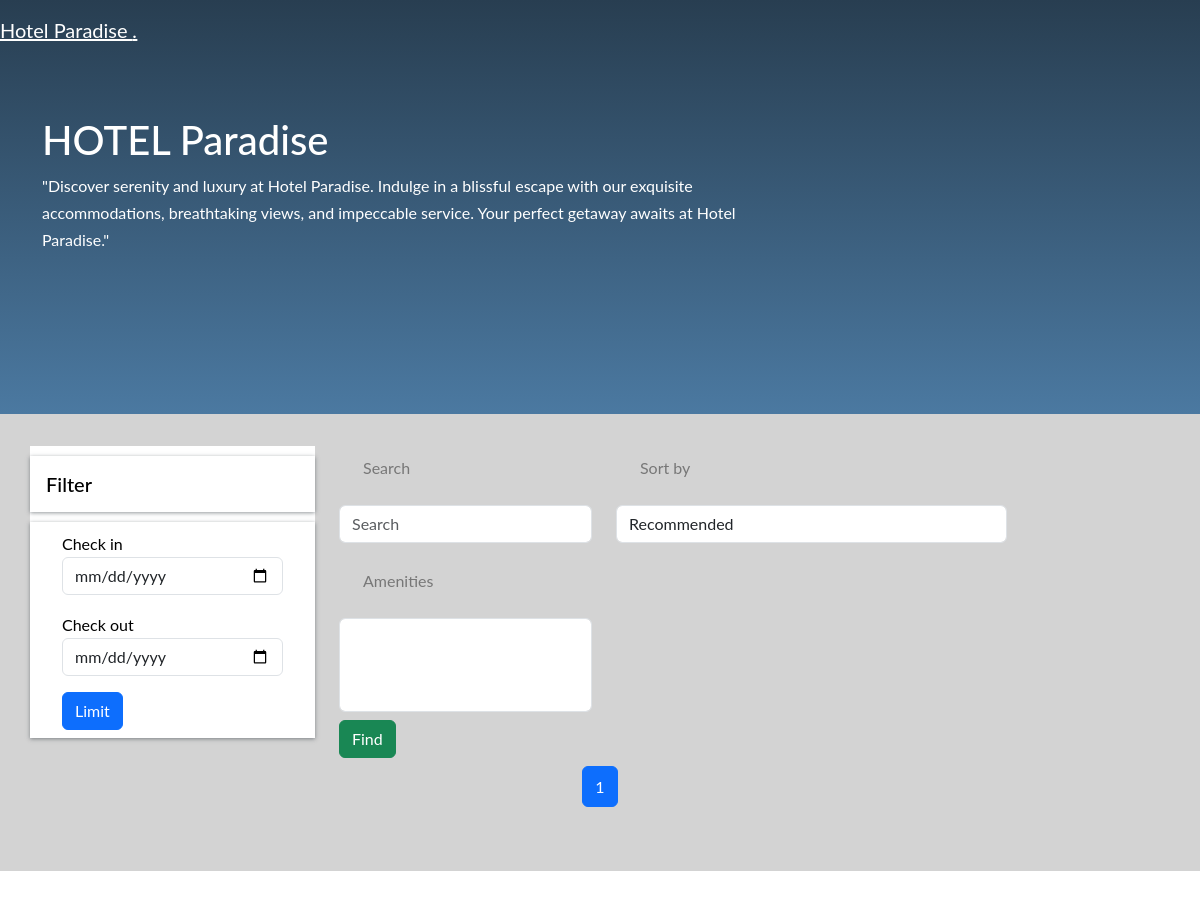
The page /hotel/?page=2 on the database as committed earlier.
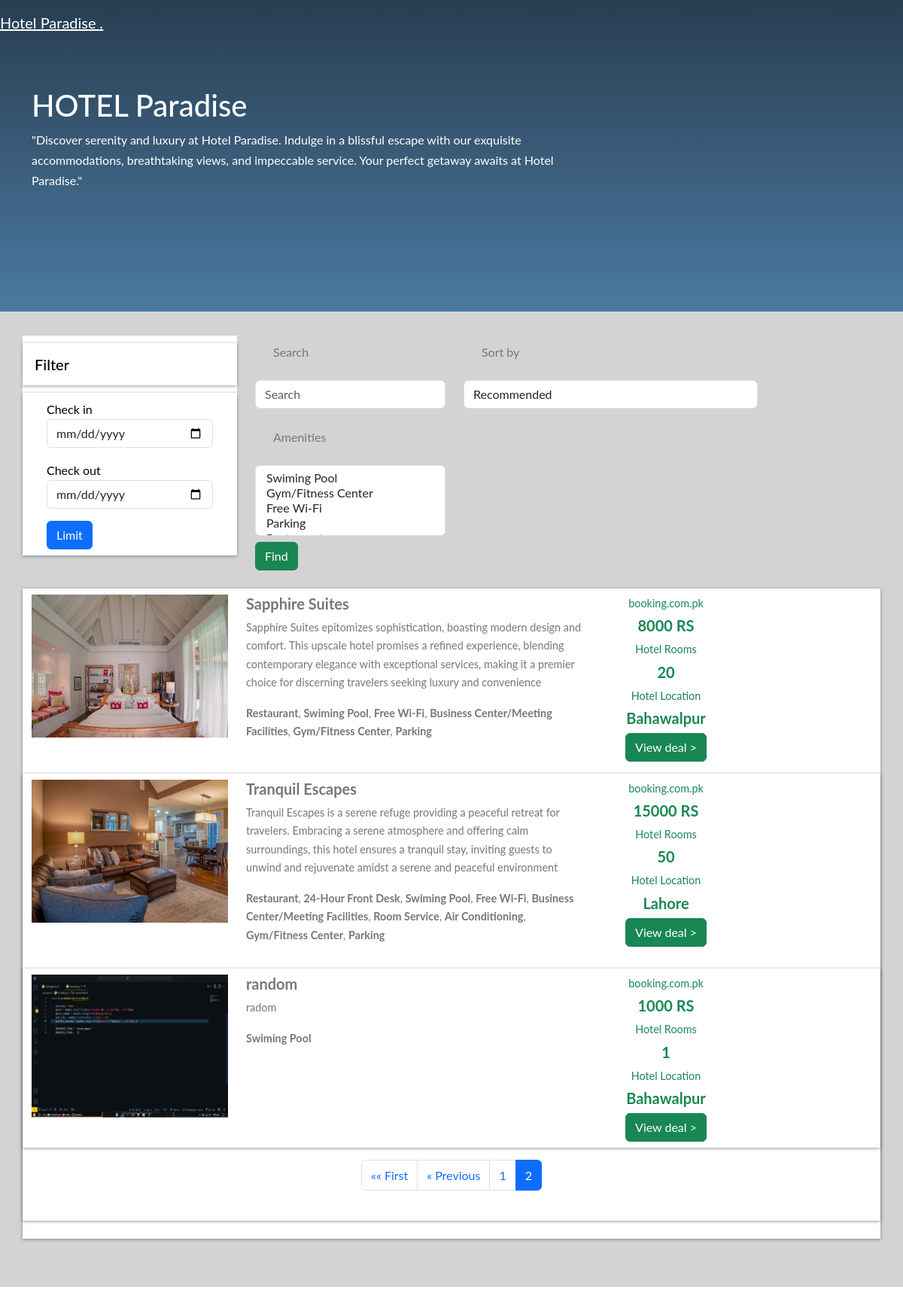
The same page on the database as committed later.
### home/models.py (models this page shows, shortened)
class BaseModel(models.Model):
    uid = models.UUIDField(default=uuid.uuid4, editable=False, unique=True, primary_key=True)
    created_at = models.DateField(auto_now_add=True)
    updated_at = models.DateField(auto_now_add=True)
    class Meta:
        abstract = True

class Hotelimages(BaseModel):
    hotel = models.ForeignKey(Hotel, related_name="images", on_delete=models.CASCADE)
    hotel_images = models.ImageField(upload_to="hotel_images")

class Hotel(BaseModel):
    hotel_name = models.CharField(max_length=100)
    hotel_price = models.PositiveIntegerField(default=1000)
    description = models.TextField(max_length=500)
    amenity_name = models.ManyToManyField(Amenities)
    room_count = models.PositiveIntegerField(default=10)
    city_name = models.ForeignKey(Cities, related_name="city_name", on_delete = models.CASCADE)
    class Meta:
        ordering = ['hotel_name']

class Amenities(BaseModel):
    amenity_name = models.CharField(max_length=100)

class Cities(BaseModel):
    city = models.CharField(max_length = 100)

### home/views.py (the view)
# urls.py: path('', views.hotel, name="hotel"),
def hotel(request):
    amenities_objs = Amenities.objects.all()
    hotel_objs = Hotel.objects.all()
    city_objs = Cities.objects.all()
    sort = request.GET.get('sort')
    search = request.GET.get('search')
    amenities = request.GET.getlist('amenities')
    checkin = request.POST.get('checkin')
    checkout = request.POST.get('checkout')
    if sort:
        if sort == "ASC":
            hotel_objs = hotel_objs.order_by('hotel_price')
        elif sort =="DSC":
            hotel_objs = hotel_objs.order_by('-hotel_price')
    if search:
        hotel_objs = hotel_objs.filter (
            Q(hotel_name__icontains = search) | # using Q objects for multiple search
            Q(room_count__icontains = search) |
            Q(description__icontains = search)
        )
    if amenities:
        hotel_objs = hotel_objs.filter(amenity_name__amenity_name__in = amenities).distinct()
    page = request.GET.get('page', 1)
    paginator = Paginator(hotel_objs, 3)
    try:
        queryset = paginator.get_page(page)
        print(queryset)
    except PageNotAnInteger:
        queryset = paginator.get_page(1)
    except EmptyPage:
        queryset = paginator.page(paginator.num_pages)
    context = {
        'amenities_objs':amenities_objs,
        'sort':sort,
        'search': search,
        'amenities':amenities,
        'city_objs':city_objs,
        'queryset':queryset
        }
    return render(request, 'index.html',context)

### home/templates/index.html (shortened to what the changed rows need)
{% extends "base.html" %}
{% block body %}
<section class="colorful jumbotron mb-0" role="banner">
    <div class="container hotels-container">
        <div class="row mt-2 justify-content-between">
            <div class="col-md-8 text-white align-self-center mb-2 p-4">
                <h1>HOTEL Paradise</h1>
            </div>
        </div>
    </div>
</section>
<section class="search-container mb-5 pb-5">
    <div class="container">
        <div class="row">
            <div class="col-lg-9 px-4">
                <form>
                <div class="row mt-3">
                    <div class="col-md-4">
                        <div class="form-inline">
                            <label class="m-4" for="exampleFormControlSelect1">Amenities</label>
                            <select class="form-control" name="amenities" id="amenitiesSelect" multiple>
                                {% for amenities_obj in amenities_objs %}
                                <option  {% if amenities_obj.amenity_name in amenities %} selected {% endif %}
                                value="{{amenities_obj.amenity_name}}">{{amenities_obj.amenity_name}}</option>
                                  {% endfor %}
                            </select>
                            <button type="submit" class="btn btn-success my-2">Find</button>
                        </div>
                    </div>
                </div>
                </div>
                {% for hotel_obj in queryset %}
                <div class="row search-card-result">
                    <div class="col-md-3">
                        {% for image in hotel_obj.images.all %}
                        <img class="img-fluid" src="/media/{{image.hotel_images}}" alt="Card image cap">
                    </div>
                    {% endfor %}
                    <div class="col-md-5">
                        <h5>{{ hotel_obj.hotel_name }}</h5>
                        <p>{{ hotel_obj.description }}</p>
                        <p>
                            {% for a in hotel_obj.amenity_name.all %}
                                <b>{{ a.amenity_name }}</b>{% if not forloop.last %}, {% endif %}
                            {% endfor %}
                        </p>
                    </div>
                    <div class="col-md-2 border-left text-center more-offers">
                        <div class="text-success">
                            <p>booking.com.pk</p>
                            <h5>{{hotel_obj.hotel_price}} RS</h5>
                            <p>Hotel Rooms</p>
                            <h5>{{hotel_obj.room_count}}</h5>
                            <p>Hotel Location</p>
                            <h5>{{ hotel_obj.city_name.city }}</h5>
                        </div>
                        <a href="hotel_details/{{hotel_obj.uid}}" class="btn btn-success">View deal ></a>
                    </div>
                    {% endfor %}
                </div>
            {% include "pagination.html" %}
{% endblock %}

Rows that differ between the two databases and show on the page:
added Hotel: hotel_name "Sapphire Suites", description "Sapphire Suites epitomizes sophistication, boasting modern design and comfort. This upscale hotel promises a refined experience, blending contemporary elegance with exceptional services, making it a premier choice for discerning travelers seeking luxury and convenience", hotel_price "8000", room_count "20", city_name.city "Bahawalpur"
added Hotelimages: hotel_images (picture), shown under "Sapphire Suites"
added Amenities: amenity_name "Restaurant"
added Amenities: amenity_name "Swiming Pool"
added Amenities: amenity_name "Free Wi-Fi"
added Amenities: amenity_name "Business Center/Meeting Facilities"
added Amenities: amenity_name "Gym/Fitness Center"
added Amenities: amenity_name "Parking"
added Hotel: hotel_name "Tranquil Escapes", description "Tranquil Escapes is a serene refuge providing a peaceful retreat for travelers. Embracing a serene atmosphere and offering calm surroundings, this hotel ensures a tranquil stay, inviting guests to unwind and rejuvenate amidst a serene and peaceful environment", hotel_price "15000", room_count "50", city_name.city "Lahore"
added Hotelimages: hotel_images (picture), shown under "Tranquil Escapes"
added Amenities: amenity_name "24-Hour Front Desk", shown under "Tranquil Escapes"
added Amenities: amenity_name "Room Service", shown under "Tranquil Escapes"
added Amenities: amenity_name "Air Conditioning", shown under "Tranquil Escapes"
added Hotel: hotel_name "random", description "radom", hotel_price "1000", room_count "1", city_name.city "Bahawalpur"
added Hotelimages: hotel_images (picture), shown under "random"
Other text that changed with them:
form field amenities: (not shown) → "Swiming Pool / Gym/Fitness Center / Free Wi-Fi / Parking"
text now shown: "«« First « Previous"
new list line: "2"
